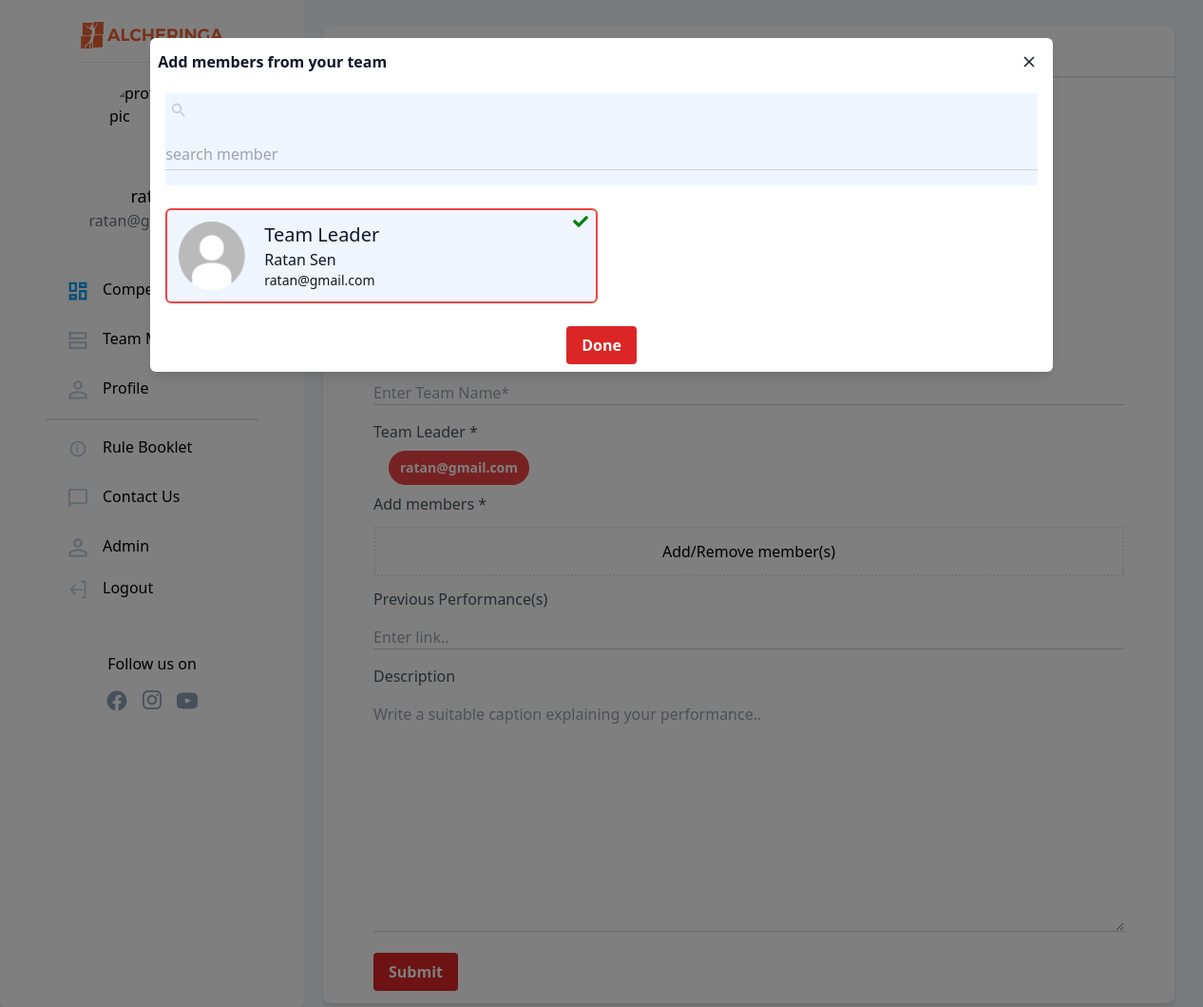
Before: /competitions/register/cffa1ad3-5100-484f-8274-a7aa3b04a482 (signed in) with the older database file.
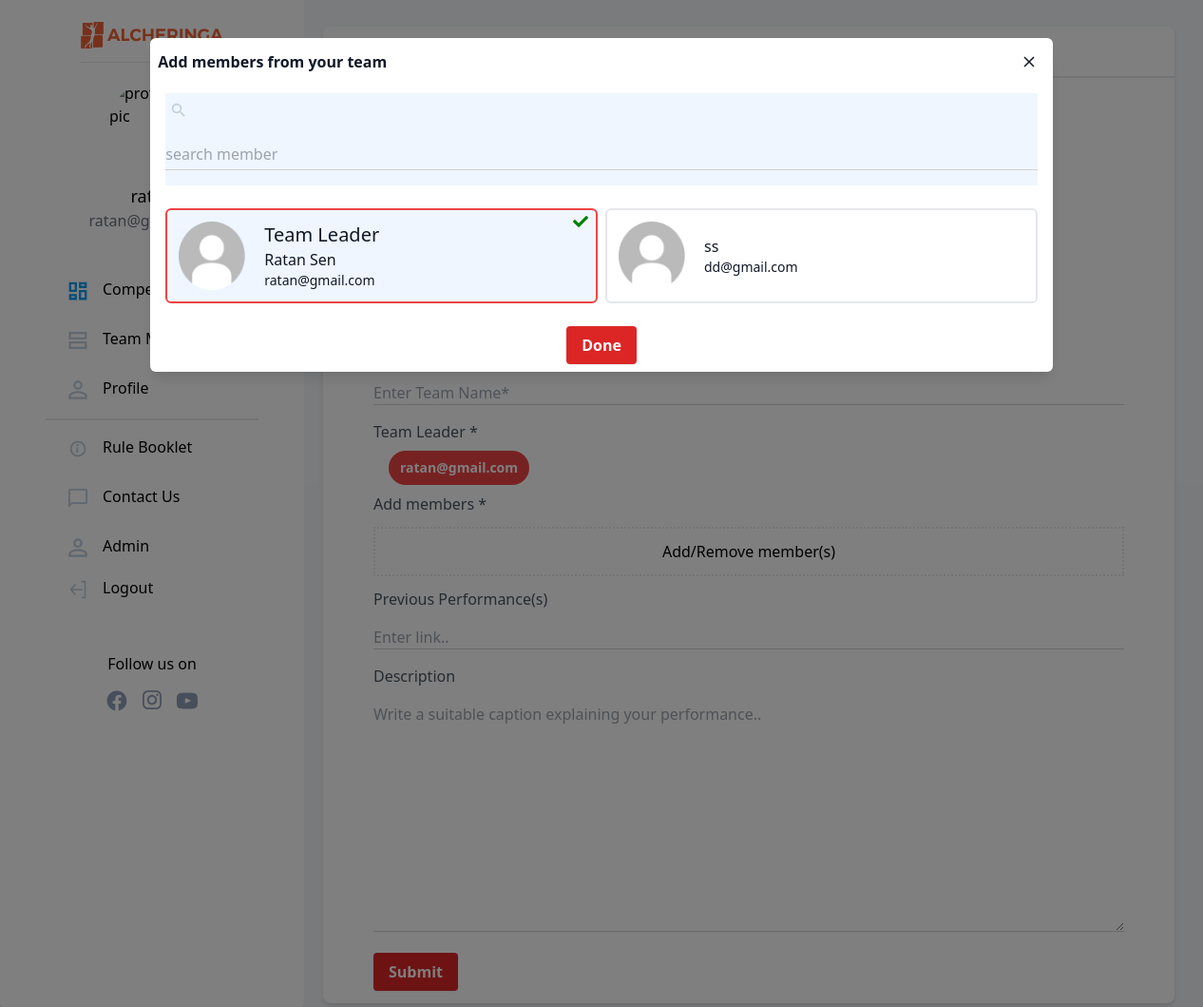
After: the same page with the newer database file.
### teams/models.py (models this page shows, shortened)
class TeamMembers(models.Model):
    GENDER_CHOICES = [
        ('M', 'Male'),
        ('F', 'Female'),
    ]
    id = models.SlugField(primary_key=True, default=uuid.uuid4)
    email = models.EmailField(unique=True)
    name = models.CharField(max_length=150, blank=True)
    phone = PhoneNumberField(unique=False, blank=True)
    gender = models.CharField(choices = GENDER_CHOICES,max_length=1,default='M')

### competitions/views.py (the view)
@login_required(login_url='login')
def registercompetition(request, slug):
    comp = Competition.objects.get(id=slug)
    check_unique = CompTeam.objects.filter(leader=request.user, event=comp)
    team_members = Team.objects.get(leader=request.user).members.all()
    if request.method != 'POST' and len(check_unique) > 0:
        messages.error(
            request, 'You have already registered your team for this event')
        return redirect('showallcompetitions')
    else:
        if request.method == 'POST':
            compteams = CompTeam.objects.create(
                event=comp, leader=request.user, teamname=request.POST['teamname'])
            team_members = []
            for member in json.loads(request.POST.get('members')):
                print(str(member['id']))
                compteams.members.add(
                    TeamMembers.objects.get(id=str(member['id'])))
                compteams.save()
            if request.POST.get('link') or request.POST.get('description'):
                prev = PreviousPerformance.objects.create(event=comp, team=compteams, link=request.POST.get(
                    'link'), description=request.POST.get('description'))
                prev.save()
            for user in json.loads(request.POST.get('members')):
                subject = "Event Registration Successful"
                email_template_name = "competitions/registration_email.txt"
                c = {
                    "name": user['name'],
                    "event": comp.event_name
                }
                print(user['name'])
                print(comp.event_name)
                email = render_to_string(email_template_name, c)
                try:
                    send_mail(subject, email, 'Alcheringa Registration Portal', [
                        user['email']], fail_silently=False)
                    print("done")
                except BadHeaderError:
                    return HttpResponse('Invalid header found.')
            messages.success(
                request, 'You have registered your team for this event successfully')
            return HttpResponse("OK")
    return render(request, 'competitions/compreg.html', {'comp': comp, 'team_members': team_members, })

### competitions/models.py (called while the page is built)
    def __str__(self):
          return str(self.module)

### templates/competitions/compreg.html (shortened to what the changed rows need)
{% extends '../basictailwind.html'%}
{%load static%}
{% block body %}
<body x-data="{ showModal: false}" :class="{'overflow-y-hidden': showModal}">
    {%include 'competitions/add_member_modal.html'%}
</body>
{%endblock%}

### templates/competitions/add_member_modal.html (shortened to what this page needs)
{%load static%}
<div class="fixed inset-0 w-full h-full z-20 bg-black bg-opacity-50 duration-300 overflow-y-auto" id="addmodal" x-show="showModal"
        x-transition:enter="transition duration-300" x-transition:enter-start="opacity-0"
        x-transition:enter-end="opacity-100" x-transition:leave="transition duration-300"
        x-transition:leave-start="opacity-100" x-transition:leave-end="opacity-0">
        <div class="relative sm:w-3/4 md:w-3/4 lg:w-3/4 mx-2 sm:mx-auto my-10 opacity-100" id="add-member-modal">
            <div class="relative bg-white shadow-lg rounded-md text-gray-900 z-20"id="add-member-modal2" @click.away="showModal = false"
                x-show="showModal" x-transition:enter="transition transform duration-300" x-transition:enter-start="scale-0"
                x-transition:enter-end="scale-100" x-transition:leave="transition transform duration-300"
                x-transition:leave-start="scale-100" x-transition:leave-end="scale-0">
                <header class="flex items-center justify-between p-2">
                    <h2 class="font-semibold">Add members from your team</h2>
                    <button class="focus:outline-none p-2" @click="showModal = false">
                        <svg class="fill-current" xmlns="http://www.w3.org/2000/svg" width="18" height="18" viewBox="0 0 18 18">
                            <path
                                d="M14.53 4.53l-1.06-1.06L9 7.94 4.53 3.47 3.47 4.53 7.94 9l-4.47 4.47 1.06 1.06L9 10.06l4.47 4.47 1.06-1.06L10.06 9z">
                            </path>
                        </svg>
                    </button>
                </header>
                <div class="mx-4 my-2 bg-blue-50 rounded-sm">
                    <span class="float-left p-1">
                    </span>
                    <span>
                        <input type="search" class="py-1 bg-blue-50 font-light text-base" placeholder="search member" />
                    </span>
                </div>
                <div class="p-3 grid grid-cols-1 sm:grid-cols-2">
                    <div class="m-1 p-3 flex bg-white bg-blue-50 border-red-500 border-2 rounded-md relative cursor-pointer">
                        <img width="70" height="70" src="{%static 'imgs/user-default.png'%}" alt="profile" border="0" />
                        <div class="absolute top-0 right-0 h-16 w-16 text-right px-2" id="{{member.id}}"><i class="fa fa-check"
                                aria-hidden="true" style="color:green;"></i></div>
                        <div class="mx-5 my-auto">
                            <div class="font-medium text-xl text-base">Team Leader</div>
                            <div class="font-medium text-base">{{request.user.fullname}}</div>
                            <div class="font-light text-sm">{{request.user.email}}</div>
                        </div>
                    </div>
                    {%for member in team_members%}
                    <div class="m-1 p-3 flex border-2 rounded-md relative cursor-pointer team_members_card" id="card{{member.id}}"onclick="select('{{member.id}}')">
                        <img width="70" height="70" src="{%static 'imgs/user-default.png'%}" alt="profile" border="0" />
                        <div class="mx-5 my-auto">
                            <div class="font-medium text-base">{{member.name}}</div>
                            <div class="font-light text-sm">{{member.email}}</div>
                        </div>
                    </div>
                    {%endfor%}
                </div>
                <footer  class="p-2 text-center">
                    <button class="bg-red-600 hover:bg-red-700 text-white inline-block py-2 px-4 rounded shadow-sm font-semibold text-base"id="confirm-select"  @click="showModal = false">Done</button>
                </footer>
            </div>
        </div>
    </div>

Changed rows visible on the page:
added TeamMembers: name "ss", email "dd@gmail.com"
